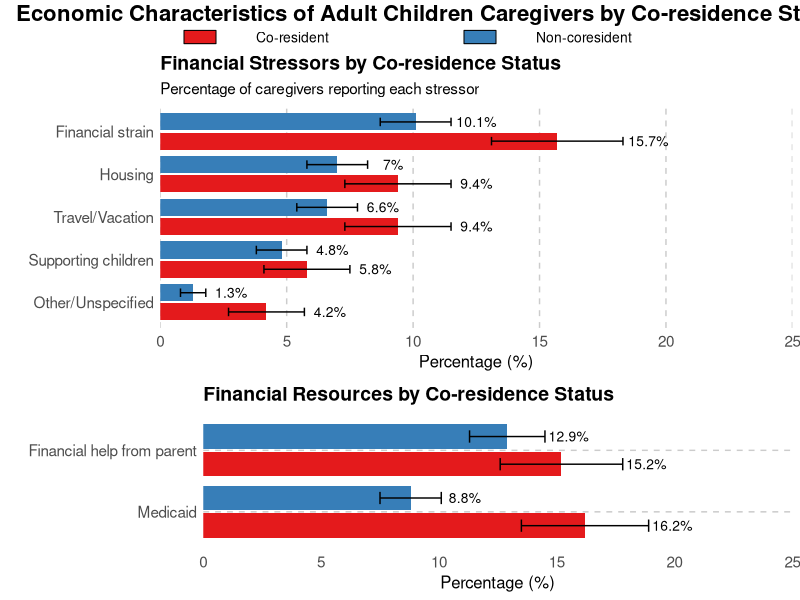

Reproduce this figure in R.
#### Bar charts --------------------------- 
# Load libraries
library(ggplot2)
library(dplyr)
library(gridExtra)
library(grid)

# Create the dataset for financial stressors with fixed values and explicit ordering
stressors_data <- data.frame(
  Category = rep(c("Financial strain", "Housing", "Travel/Vacation", 
                   "Supporting children", "Other/Unspecified"), each = 2),
  Residence = rep(c("Co-resident", "Non-coresident"), 5),
  Percentage = c(
    15.7, 10.1,  # Financial strain
    9.4, 7.0,    # Housing
    9.4, 6.6,    # Travel/Vacation
    5.8, 4.8,    # Supporting children
    4.2, 1.3     # Other/Unspecified
  ),
  SE = c(
    2.6, 1.4,    # Financial strain
    2.1, 1.2,    # Housing
    2.1, 1.2,    # Travel/Vacation
    1.7, 1.0,    # Supporting children
    1.5, 0.5     # Other/Unspecified
  )
)

# Create the dataset for financial resources with fixed values
resources_data <- data.frame(
  Category = rep(c("Medicaid", "Financial help from parent"), each = 2),
  Residence = rep(c("Co-resident", "Non-coresident"), 2),
  Percentage = c(
    16.2, 8.8,   # Medicaid
    15.2, 12.9   # Received financial help
  ),
  SE = c(
    2.7, 1.3,    # Medicaid
    2.6, 1.6     # Received financial help
  )
)

# Define custom order for stressors
stressor_order <- c("Financial strain", "Housing", "Travel/Vacation", 
                    "Supporting children", "Other/Unspecified")
stressors_data$Category <- factor(stressors_data$Category, levels = rev(stressor_order))

# Create stressors plot with fixed ordering
stressors_plot <- ggplot() +
  # Add bars for Co-resident
  geom_bar(data = stressors_data[stressors_data$Residence == "Co-resident",], 
           aes(x = Category, y = Percentage), 
           stat = "identity", fill = "#E41A1C", width = 0.4, 
           position = position_nudge(x = -0.225)) +
  # Add bars for Non-coresident
  geom_bar(data = stressors_data[stressors_data$Residence == "Non-coresident",], 
           aes(x = Category, y = Percentage), 
           stat = "identity", fill = "#377EB8", width = 0.4, 
           position = position_nudge(x = 0.225)) +
  # Add error bars for Co-resident
  geom_errorbar(data = stressors_data[stressors_data$Residence == "Co-resident",], 
                aes(x = Category, 
                    ymin = Percentage - SE, ymax = Percentage + SE), 
                width = 0.2, position = position_nudge(x = -0.225)) +
  # Add error bars for Non-coresident
  geom_errorbar(data = stressors_data[stressors_data$Residence == "Non-coresident",], 
                aes(x = Category, 
                    ymin = Percentage - SE, ymax = Percentage + SE), 
                width = 0.2, position = position_nudge(x = 0.225)) +
  # Add text labels for Co-resident
  geom_text(data = stressors_data[stressors_data$Residence == "Co-resident",], 
            aes(x = Category, 
                y = Percentage + SE + 1, 
                label = paste0(round(Percentage, 1), "%")),
            hjust = 0.5, size = 3.5, position = position_nudge(x = -0.225)) +
  # Add text labels for Non-coresident
  geom_text(data = stressors_data[stressors_data$Residence == "Non-coresident",], 
            aes(x = Category, 
                y = Percentage + SE + 1, 
                label = paste0(round(Percentage, 1), "%")),
            hjust = 0.5, size = 3.5, position = position_nudge(x = 0.225)) +
  # Set up scales and formatting
  scale_y_continuous(expand = c(0, 0), limits = c(0, 25)) +
  coord_flip() +
  labs(title = "Financial Stressors by Co-residence Status", 
       subtitle = "Percentage of caregivers reporting each stressor",
       x = "", 
       y = "Percentage (%)") +
  theme_minimal() +
  theme(
    plot.title = element_text(size = 14, face = "bold", hjust = 0),
    plot.subtitle = element_text(size = 11, hjust = 0),
    axis.text = element_text(size = 11),
    axis.title = element_text(size = 12),
    panel.grid.minor = element_blank(),
    panel.grid.major.x = element_line(linetype = "dashed", color = "gray80"),
    panel.grid.major.y = element_blank()
  )

# Define custom order for resources
resource_order <- c("Medicaid", "Financial help from parent")
resources_data$Category <- factor(resources_data$Category, levels = resource_order)

# Create resources plot
resources_plot <- ggplot() +
  # Add bars for Co-resident
  geom_bar(data = resources_data[resources_data$Residence == "Co-resident",], 
           aes(x = Category, y = Percentage), 
           stat = "identity", fill = "#E41A1C", width = 0.4, 
           position = position_nudge(x = -0.225)) +
  # Add bars for Non-coresident
  geom_bar(data = resources_data[resources_data$Residence == "Non-coresident",], 
           aes(x = Category, y = Percentage), 
           stat = "identity", fill = "#377EB8", width = 0.4, 
           position = position_nudge(x = 0.225)) +
  # Add error bars for Co-resident
  geom_errorbar(data = resources_data[resources_data$Residence == "Co-resident",], 
                aes(x = Category, 
                    ymin = Percentage - SE, ymax = Percentage + SE), 
                width = 0.2, position = position_nudge(x = -0.225)) +
  # Add error bars for Non-coresident
  geom_errorbar(data = resources_data[resources_data$Residence == "Non-coresident",], 
                aes(x = Category, 
                    ymin = Percentage - SE, ymax = Percentage + SE), 
                width = 0.2, position = position_nudge(x = 0.225)) +
  # Add text labels for Co-resident
  geom_text(data = resources_data[resources_data$Residence == "Co-resident",], 
            aes(x = Category, 
                y = Percentage + SE + 1, 
                label = paste0(round(Percentage, 1), "%")),
            hjust = 0.5, size = 3.5, position = position_nudge(x = -0.225)) +
  # Add text labels for Non-coresident
  geom_text(data = resources_data[resources_data$Residence == "Non-coresident",], 
            aes(x = Category, 
                y = Percentage + SE + 1, 
                label = paste0(round(Percentage, 1), "%")),
            hjust = 0.5, size = 3.5, position = position_nudge(x = 0.225)) +
  # Set up scales and formatting
  scale_y_continuous(expand = c(0, 0), limits = c(0, 25)) +
  coord_flip() +
  labs(title = "Financial Resources by Co-residence Status", 
       x = "", 
       y = "Percentage (%)") +
  theme_minimal() +
  theme(
    plot.title = element_text(size = 14, face = "bold", hjust = 0),
    axis.text = element_text(size = 11),
    axis.title = element_text(size = 12),
    panel.grid.minor = element_blank(),
    panel.grid.major.x = element_blank(),
    panel.grid.major.y = element_line(linetype = "dashed", color = "gray80")
  )

# Create a manual legend
legend_grob <- grobTree(
  rectGrob(x = 0.25, y = 0.5, width = 0.04, height = 0.6, gp = gpar(fill = "#E41A1C")),
  textGrob("Co-resident", x = 0.32, y = 0.5, just = "left", gp = gpar(fontsize = 10)),
  rectGrob(x = 0.6, y = 0.5, width = 0.04, height = 0.6, gp = gpar(fill = "#377EB8")),
  textGrob("Non-coresident", x = 0.67, y = 0.5, just = "left", gp = gpar(fontsize = 10))
)

# Combine the plots
final_plot <- grid.arrange(
  legend_grob,
  stressors_plot,
  resources_plot,
  ncol = 1,
  heights = c(0.1, 1.5, 1),
  top = textGrob("Economic Characteristics of Adult Children Caregivers by Co-residence Status", 
                 x = 0.02, just = "left", 
                 gp = gpar(fontsize = 16, fontface = "bold"))
)

print(final_plot)